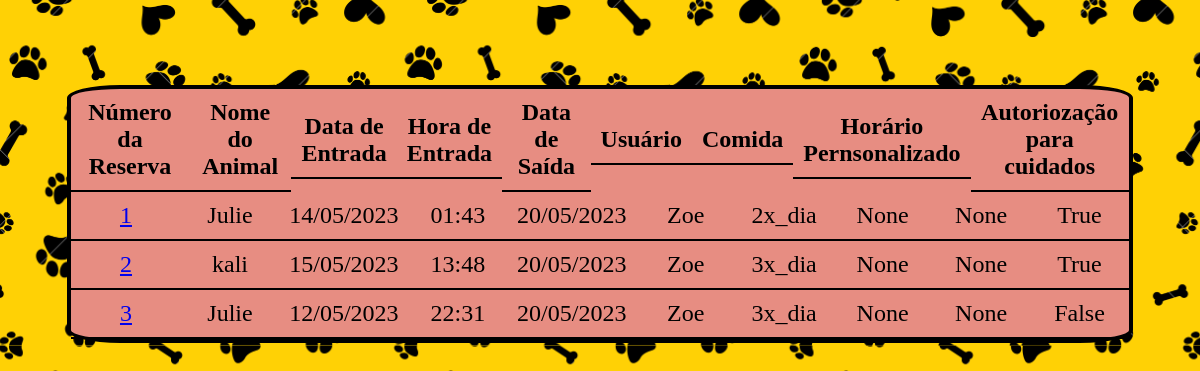
The app's page /procurar_reserva/ (signed in), older data.
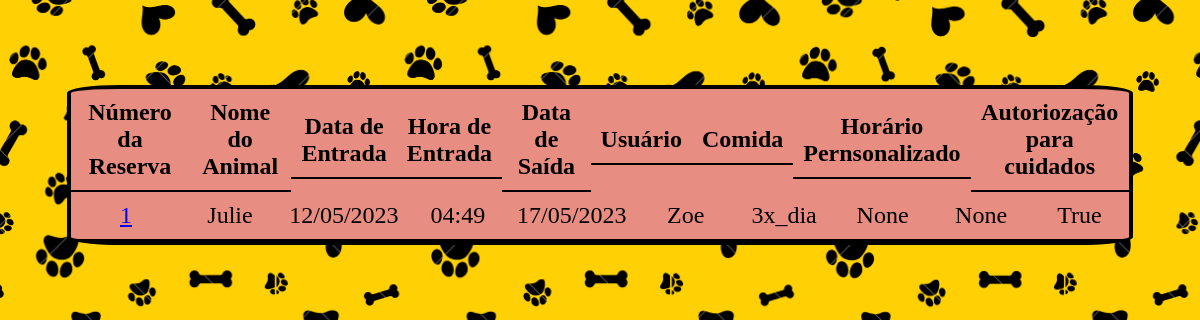
The same page, newer data.
### hotel/models.py (models this page shows, shortened)
class Reserva(models.Model):
    pet = models.ForeignKey(FichaDog, on_delete=models.CASCADE)
    num_reserva = models.IntegerField(primary_key=True, editable=False)
    data_entrada = models.DateField()
    data_saida = models.DateField()
    hora_entrada = models.TimeField()
    usuario  = models.ForeignKey(User, on_delete=models.CASCADE)
    HORARIO_CHOICES = (('2x_dia', 'Duas vezes por dia'),('3x_dia', 'Três vezes por dia'),('personalizado', 'Horário personalizado'),)
    horario_alimentacao = models.CharField(max_length=20, choices=HORARIO_CHOICES)
    horario_personalizado = models.CharField(max_length=20, blank=True, null=True)
    instrucoes_medicamentos = models.CharField(max_length=100, blank=True, null=True)
    ACEITAR_CHOICES = (('Sim', 'Duas vezes por dia'),('3x_dia', 'Três vezes por dia'),('personalizado', 'Horário personalizado'),)
    autorizacao_para_cuidados_medicos = models.BooleanField(default=False, choices=[(False, 'Não'), (True, 'Sim')])
    servicos_adicionais = models.ForeignKey('hotel.ServicosAdicionais', blank=True,null=True, on_delete=models.CASCADE)
    pago = models.BooleanField(default=False, null=True, choices=[(False, 'Não'), (True, 'Sim')])
    class Meta:
            db_table = 'Reserva_Hotel'

### ficha/models.py (models this page shows, shortened)
class FichaDog(models.Model):
    nome = models.CharField(max_length=100, primary_key=True)
    raca = models.CharField(max_length=100)
    idade = models.PositiveIntegerField()
    sexo = models.CharField(max_length=1, choices=(('M', 'Macho'), ('F', 'Fêmea')))
    peso = models.DecimalField(max_digits=5, decimal_places=2)
    tipo_alimentacao = models.CharField(max_length=100)
    restricoes_alimentares = models.CharField(max_length=100, blank=True, null=True)
    nome_tutor = models.CharField(max_length=100,blank=True)
    contato_tutor = models.CharField(max_length=100)
    cpf_tutor = models.PositiveIntegerField()
    endereco = models.TextField(max_length=100)
    veterinario_cao = models.CharField(max_length=100,blank=True, null=True)
    observacoes = models.TextField(blank=True, null=True)
    data = models.DateTimeField(auto_now_add=True)
    class Meta:
            db_table = 'Ficha_Dog'

### hotel/views.py (the view)
# urls.py: path('procurar_reserva/', views.proc_reserva, name='proc_reserva'),
@login_required(login_url="/auth/login/")
def proc_reserva(request):
    hoje = date.today()  # obtém a data atual
    reservas = Reserva.objects.all()
    context = {
        'reservas': reservas
    }
    return render(request, 'procurar_reserva.html', context)

### hotel/templates/procurar_reserva.html (shortened to what this page needs)
<!DOCTYPE html>
<html>
  <head>
    {% load static %}
    <link rel="stylesheet" type="text/css" href="{% static 'css/style_proc_reserva.css' %}">
  </head>
  <body>
    <table class="form">
        <thead class="legenda">
          <tr class="tr">
            <th>Número da Reserva</th>
            <th>Nome do Animal</th>
            <th>Data de Entrada</th>
            <th>Hora de Entrada</th>
            <th>Data de Saída</th>
            <th>Usuário</th>
            <th>Comida</th>
            <th>Horário Pernsonalizado</th>
            <th>Autoriozação para cuidados</th>
          </tr>
        </thead>
        <br>
        <tbody>
          {% for reserva in reservas %}
          <tr>
            <td class='num'><a href="{% url 'caixa:caixa' num_reserva=reserva.pk %}" class="btn btn-primary">{{ reserva.num_reserva }}</td>
            <td class='nome'>{{ reserva.pet.nome}}</td>
            <td class='data'>{{ reserva.data_entrada |date:"d/m/Y"}}</td>
            <td class='entrada'>{{ reserva.hora_entrada }}</td>
            <td class='entrada'>{{ reserva.data_saida  |date:"d/m/Y"}}</td>
            <td class='entrada'>{{ reserva.usuario }}</td>
            <td class='entrada'>{{ reserva.horario_alimentacao }}</td>
            <td class='entrada'>{{ reserva.horario_personalizado }}</td>
            <td class='entrada'>{{ reserva.instrucoes_medicamentos }}</td>
            <td class='entrada'>{{ reserva.autorizacao_para_cuidados_medicos }}</td>
          </tr>
          {% endfor %}
        </tbody>
    </table>
  </body>
</html>

### static/css/style_proc_reserva.css (style rules this page uses)
body { background-image: url('/static/img/fundo.png'); text-decoration: none; }
.form { height: auto; border: 4px solid black; width: 90%; margin-left: 5%; margin-top: 5%; margin-bottom: 5%; background-color: rgb(231, 141, 130); border-radius: 5%; font-size: x-large; display: flex; flex-direction: column ; }
th, td { border-bottom: 2px solid black; padding: 10px; flex-grow: 1; }
th:first-child, td:first-child { width: 18 0px; }
th:not(:first-child), td:not(:first-child) { flex-grow: 1; }
tr { display: flex; flex-direction: row; align-items: center; justify-content: center; }
.nome { width: 205px; text-align: center; }
.num { width: 234px; text-align: center; }
.data { width: 205px; text-align: center; }
.entrada { width: 205px; text-align: center; }

Row changes from the older to the newer data that the page shows:
removed Reserva: num_reserva "2", pet.nome "kali", data_entrada "15/05/2023", hora_entrada "13:48", data_saida "20/05/2023", usuario "Zoe", horario_alimentacao "3x_dia", horario_personalizado "None", instrucoes_medicamentos "None", autorizacao_para_cuidados_medicos "True"
removed Reserva: num_reserva "3", pet.nome "Julie", data_entrada "12/05/2023", hora_entrada "22:31", data_saida "20/05/2023", usuario "Zoe", horario_alimentacao "3x_dia", horario_personalizado "None", instrucoes_medicamentos "None", autorizacao_para_cuidados_medicos "False"
changed Reserva "None": data_entrada "14/05/2023" → "12/05/2023"; hora_entrada "01:43" → "04:49"; data_saida "20/05/2023" → "17/05/2023"; horario_alimentacao "2x_dia" → "3x_dia"
